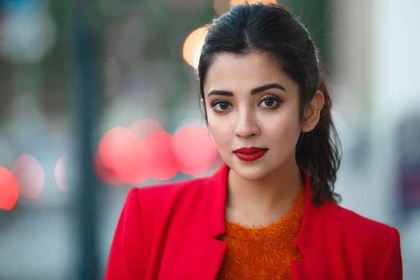
%> input picture random/barkha.jpg, 420 x 280 px, shrunk from 540 x 360 before the run
$ octave thresholding.m   (GNU Octave 9; MATLAB toolbox functions it lacks are replaced by stand-ins)
%> lines starting %> are read from the running program, lines starting %| are printed output that depends on the picture; in (x1, y1, x2, y2) boxes, pixels count from 0 and x2, y2 are one past the last pixel; in counts of white or black regions, pixels touching at a corner belong together; the program's own positions count from 1
I=imread('barkha.jpg');
%> I is the input picture: size 280x420x3 uint8; mean R, G, B 140.3, 102.3, 106.2
imgray= rgb2gray(I);
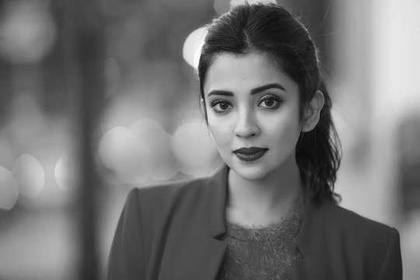
%> imgray: size 280x420 uint8; min 7, max 254, mean 114.1
[rows,cols]=size(imgray);
%> rows = 280; cols = 420


for i=1:rows
    for j=1:cols
        if imgray(i,j)>100
            imgray(i,j)=255;
        else
            imgray(i,j)=0;
        end;
    end;
end;
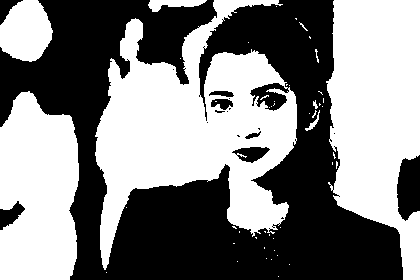
%> imgray: size 280x420 uint8; 51.9% white; 18 black regions (10 under 20 px), largest, box (x1, y1, x2, y2) and area: (0, 0, 403, 280) 53992, (397, 155, 420, 221) 1217, (0, 201, 25, 230) 360


figure
imshow(imgray)

$ run again, with random/yourself.png saved as random/barkha.jpg
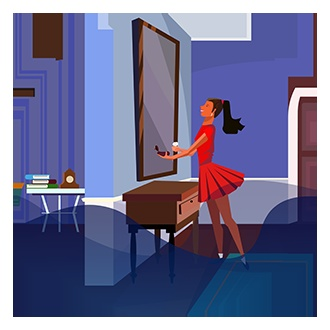
%> input picture random/yourself.png, 330 x 330 px
%> I is the input picture: size 330x330x3 uint8; mean R, G, B 112.8, 112.9, 148.8
%> `imgray= rgb2gray(I);`:
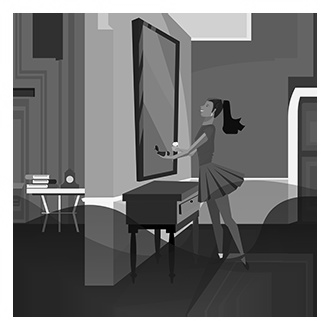
%> imgray: size 330x330 uint8; min 0, max 255, mean 117
%> after the loop `for i=1:rows`:
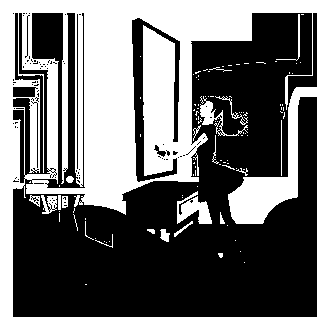
%> imgray: size 330x330 uint8; 43.9% white; 106 white regions (84 under 20 px), largest, box (x1, y1, x2, y2) and area: (0, 0, 330, 330) 45495, (177, 191, 212, 224) 613, (200, 96, 248, 136) 402
